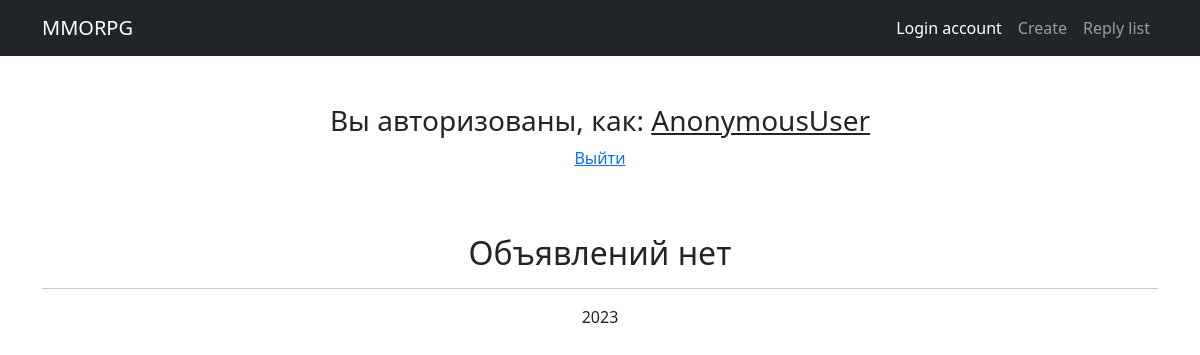
Before: / with the older database file.
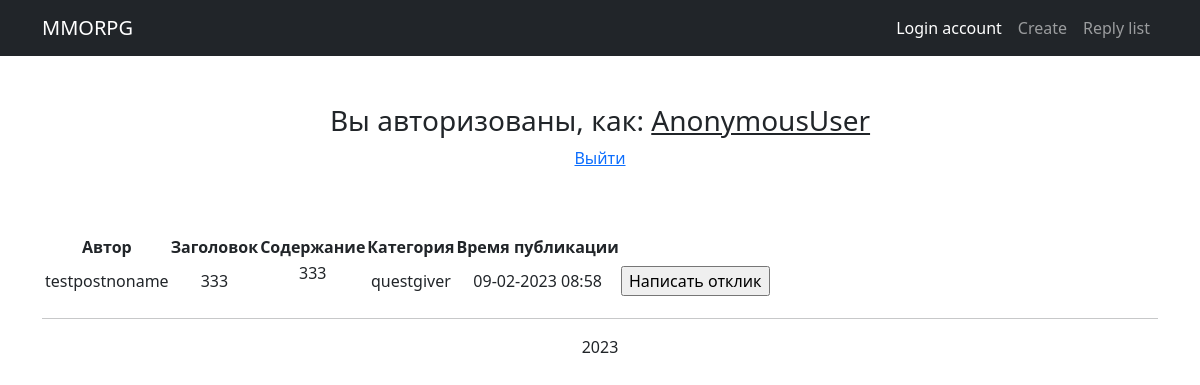
After: the same page with the newer database file.
### blog/models.py (models this page shows, shortened)
class Post(models.Model):
    author = models.ForeignKey(User, on_delete=models.CASCADE, verbose_name='Автор поста')
    date = models.DateTimeField(auto_now_add=True, verbose_name='Дата поста')
    title = models.CharField(max_length=255, verbose_name='Заголовок поста')
    text = RichTextUploadingField(blank=True, null=True, verbose_name='Сожержимое поста')
    categories = [
        ('tank', 'Танки'),
        ('healer', 'Хилы'),
        ('damage dealer', 'ДД'),
        ('vendor', 'Торговцы'),
        ('guildmaster', 'Гилдмастеры'),
        ('questgiver', 'Квестгиверы'),
        ('blacksmith', 'Кузнецы'),
        ('leatherworker', 'Кожевники'),
        ('potion maker', 'Зельевары'),
        ('spellmaster', 'Мастера заклинаний'),
    ]
    category = models.CharField(max_length=20, choices=categories)
    class Meta:
        verbose_name = 'Post'
        verbose_name_plural = 'Posts'

### blog/views.py (the view)
# urls.py: path('', PostList.as_view(), name='main'), #mmorpg
class PostList(ListView):
    model = Post
    template_name = 'main.html' #'mmorpg.html'
    context_object_name = 'posts'
    paginate_by = 10
    ordering = ['-date']

### templates/main.html (shortened to what this page needs)
{% extends 'static/index.html' %}
{% load custom_filters %}
{% block title %}
<h3>Вы авторизованы, как: <u>{{ user }}</u></h3> <a href={% url 'account_logout' %}>Выйти</a><br><br><br>
{% endblock %}
{% block content %}
{% if object_list %}
    <table>
        <thead>
            <tr>
                <th></th>
                <th>Автор</th>
                <th>Заголовок</th>
                <th>Содержание</th>
                <th>Категория</th>
                <th>Время публикации</th>
                <th></th>
            </tr>
        </thead>
        {% for post in object_list %}
        <tbody>
            <tr>
                <td></td>
                <td>{{ post.author }}</td>
                <td>{{ post.title }}</td>
                <td>{{ post.text|safe }}</td>
                <td>{{ post.category }}</td>
                <td>{{ post.date|date:"d-m-Y H:i"}}</td>
                <td>
                    {% if user == post.author %}
                    {% if post|notaccept_reply_filter %}
                        <br><b>Внимание! У вас есть <a href={% url 'post_details' post.id%}>неподтвержденные</a><br>отклики в этом объявлении!</b>
                    {% endif %}
                    {% else %}
                    <form action={% url 'reply_create' %}>
                    <input type="submit" value="Написать отклик" />
                    </form></td>
                    {% endif %}
            </tr>
        </tbody>
        {% endfor %}
    </table>
{% else %}
    <h2>Объявлений нет</h2>
{% endif %}
{% endblock %}

### templates/static/index.html (shortened to what this page needs)
<!DOCTYPE html>
<html lang="ru">
    <head>
        <link href="static/css/styles.css" rel="stylesheet" />
    </head>
    <body>
        <nav class="navbar navbar-expand-lg navbar-dark bg-dark">
            <div class="container">
                <a class="navbar-brand" href="{% url 'main' %}"title = 'Главная'>MMORPG</a>
                <div class="collapse navbar-collapse" id="navbarSupportedContent">
                    <ul class="navbar-nav ms-auto mb-2 mb-lg-0">
                        <li class="nav-item"><a class="nav-link active" aria-current="page" href="{% url 'main' %}" title = 'Личный кабинет'>Login account</a></li>
                        <li class="nav-item"><a class="nav-link" href="{% url 'create' %}" title = 'Создать'>Create</a></li>
                        <li class="nav-item"><a class="nav-link" href="{% url 'reply_list' %}" title = 'Редактировать мои отклики'>Reply list</a></li>
                            </ul>
                </div>
            </div>
        </nav>
        <div class="container">
            <div class="text-center mt-5">
                <h1>{% block title %}{% endblock %}</h1>
                <p class="lead">{% block content %}{% endblock %}</p>
                <hr align=center>
                <p>2023</p>
            </div>
        </div>
    </body>
</html>

Changed rows visible on the page:
added Post: author "testpostnoname", title "333", text "333", category "questgiver", date "09-02-2023 08:58"
Other visible differences:
text no longer shown: "Объявлений нет"
text now shown: "Автор Заголовок Содержание Категория Время публикации"
